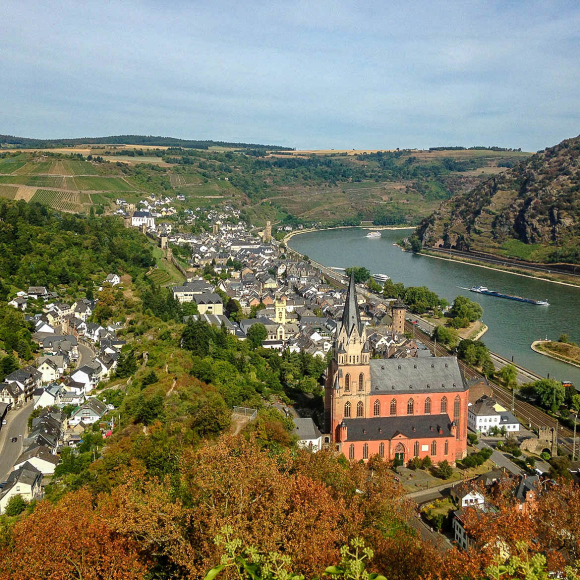
#> input picture lessons/images/oberwesel_2.jpg, 1160 x 1160 px, found by its file name (shown at 1/2 size)
$ jupyter execute --allow-errors 03_Computer_Vision_Basics_2.ipynb
#> lines starting #> are read from the running program, lines starting #| are printed output that depends on the picture; after the words box and inside, x2 and y2 are one past the last pixel; in counts of white or black regions, pixels touching at a corner belong together
<a href="https://colab.research.google.com/github/drhoffma/HarperIDEAShopCVCC/blob/main/lessons/03_Computer_Vision_Basics_2.ipynb" target="_parent"></a>

# Welcome to **Harper College's IDEAShop** curriculum!

**Course Title:** *Computer Vision, Cameras, & Code*

**Quick Links:** [Homepage](https://tinyurl.com/harpercv-home) | [Syllabus](https://tinyurl.com/harpercv-syllabus) | [Blackboard](#) | [Instructor](https://davidrhoffman.net)

***Terms of use:*** *This course is public domain. If you'd like to use content from this course, please request consent by [contacting Harper College MakerSpace](https://www.harpercollege.edu/maker/contact/index.php).*

---

## Load an image

[cell 1]
# code playground

[cell 2]
# imports
import cv2
import imutils
from google.colab.patches import cv2_imshow

# load an image
image = cv2.imread("oberwesel_2.jpg")
#> image is the input picture: shape (1160, 1160, 3); mean B, G, R 101.8, 123.4, 124.7

# resize the image
resized = imutils.resize(image, width=500)
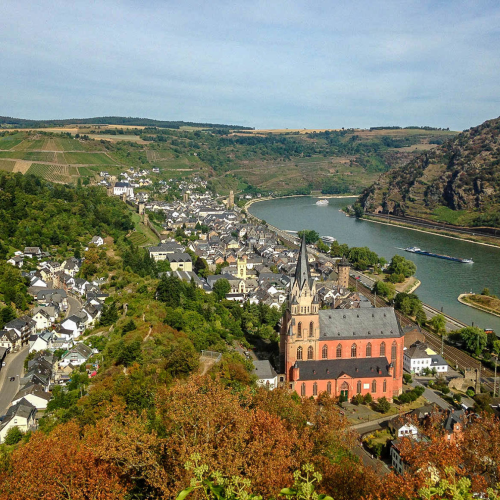
#> resized: shape (500, 500, 3); mean B, G, R 101.8, 123.4, 124.7
print("Image shape: {}".format(str(resized.shape)))
#| Image shape: (500, 500, 3)
cv2_imshow(resized)

## ROI (re-visit)

#> (a cell that did not finish here is left out)

## Drawing

[cell 4]
# code playground

# Use the same image for all of the below steps
drawing = resized.copy()

# draw a green line from the church steeple top to the boat
green = (0, 255, 0)
cv2.line(drawing, (305, 227), (316, 202), green, 2)
#> drawing: shape (500, 500, 3); 0.03% of pixels changed, all inside (x1, y1, x2, y2) = (304, 201, 318, 229)

# draw a purple rectangle around the church
purple = (255, 0, 255)
cv2.rectangle(drawing, (290, 227), (400, 410), purple, 2)

# draw a yellow circle around the boat
yellow = (0, 191, 255)
cv2.circle(drawing, (430, 250), 50, yellow, -1)
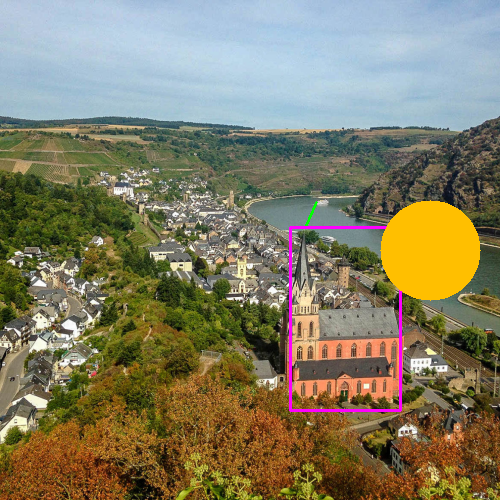
#> drawing: shape (500, 500, 3); mean B, G, R 100.5, 125.7, 130.8
cv2_imshow(drawing)

## Masks

[cell 5]
# code playground

from numpy import zeros, ones
import numpy as np

# create a blank image
shape = resized.shape
#> shape = (500, 500, 3)
print(shape)
#| (500, 500, 3)
shape = list(shape)
#> shape = [500, 500, 3]
mask = zeros(shape)

# display the blank image
#cv2_imshow(blank)

# draw a white solid circle in the middle of the blank image
cv2.circle(mask, (430, 250), 50, (255, 255, 255), -1)
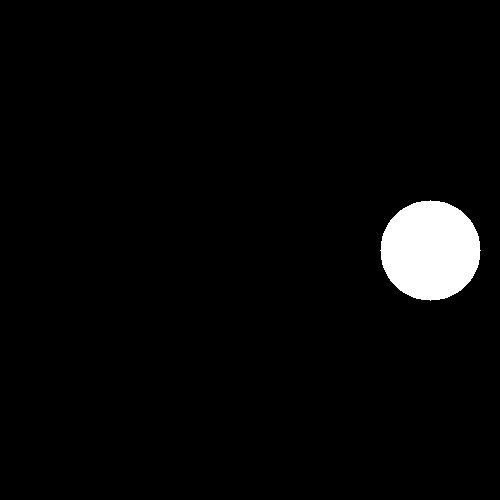
#> mask: shape (500, 500, 3) float64; 3.1% white; 1 white region, box (x1, y1, x2, y2) and area: (380, 200, 481, 301) 7845

# convert to single channel
mask = mask.astype(np.uint8)
mask = cv2.cvtColor(mask, cv2.COLOR_BGR2GRAY)

# display
cv2_imshow(mask)


# mask out the circle
result = cv2.bitwise_and(resized, resized, mask=mask)
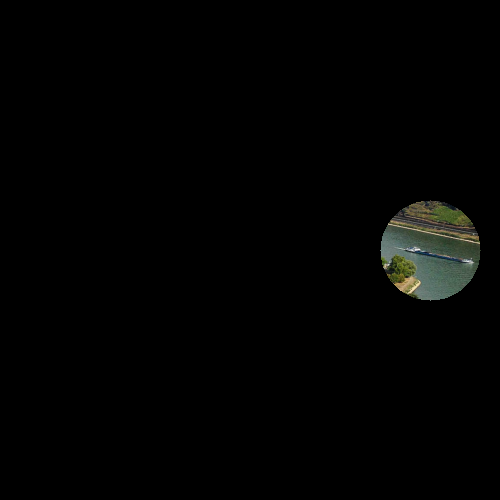
#> result: shape (500, 500, 3); mean B, G, R 2.3, 3, 2.6
cv2_imshow(result)

## Blurring

[cell 6]
# code playground

# Gaussian blur
blurred = cv2.GaussianBlur(resized, (11, 11), 0)
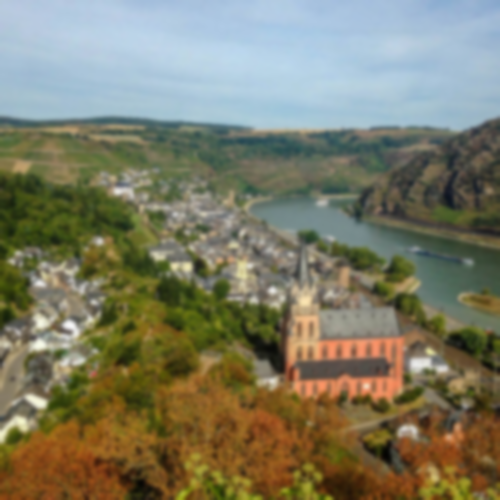
#> blurred: shape (500, 500, 3); mean B, G, R 101.8, 123.4, 124.7
#cv2_imshow(blurred)

# Gaussian blur with decreasing kernel size
# make a for loop that displays a blurred image with progressively smaller kernels
# start with (13, 13) and work down to (5, 5)
kernels = [(13, 13), (11, 11), (9, 9), (7, 7), (5, 5), (3, 3)]

# blurring loop
for k in kernels:
  blurred = cv2.GaussianBlur(resized, k, 0)
  cv2_imshow(blurred)

$ run again, with lessons/images/oberwesel_1.JPG copied over lessons/images/oberwesel_2.jpg
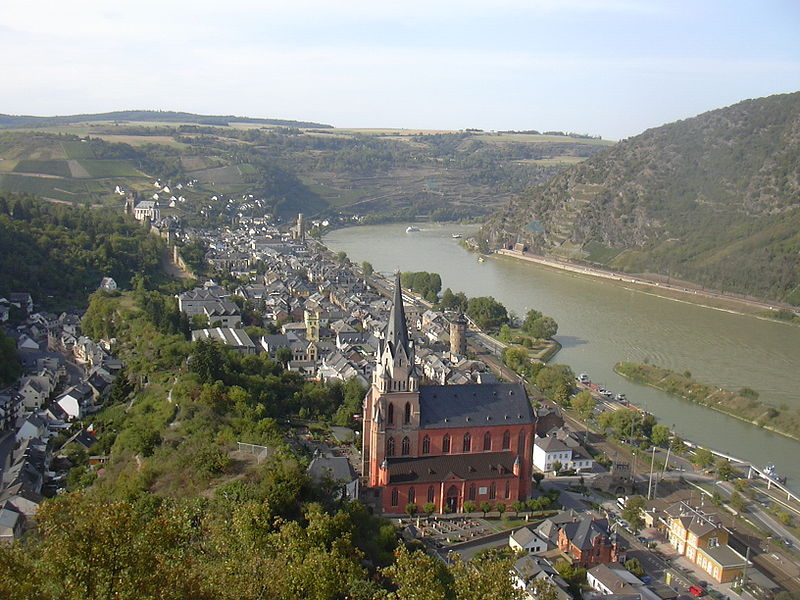
#> input picture lessons/images/oberwesel_1.JPG, 800 x 600 px, found by its file name
#> image is the input picture: shape (600, 800, 3); mean B, G, R 120.9, 130.2, 129.9
#| Image shape: (375, 500, 3)
#| (375, 500, 3)
#> `cv2.circle(mask, (430, 250), 50, (255, 255, 255), -1)`:
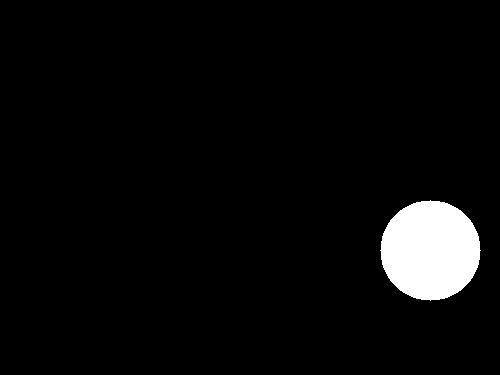
#> mask: shape (375, 500, 3) float64; 4.2% white; 1 white region, box (x1, y1, x2, y2) and area: (380, 200, 481, 301) 7845
#> after the loop `for k in kernels:`:
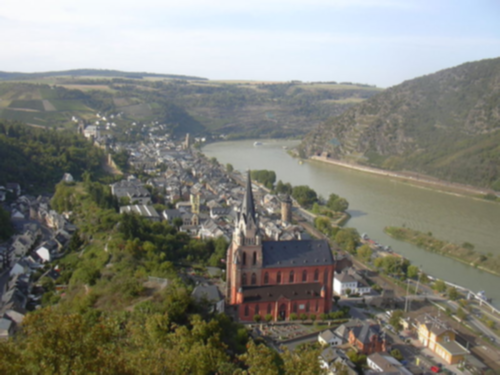
#> blurred: shape (375, 500, 3); mean B, G, R 121, 130.3, 129.9

$ run again, with lessons/images/wine.jpg copied over lessons/images/oberwesel_2.jpg
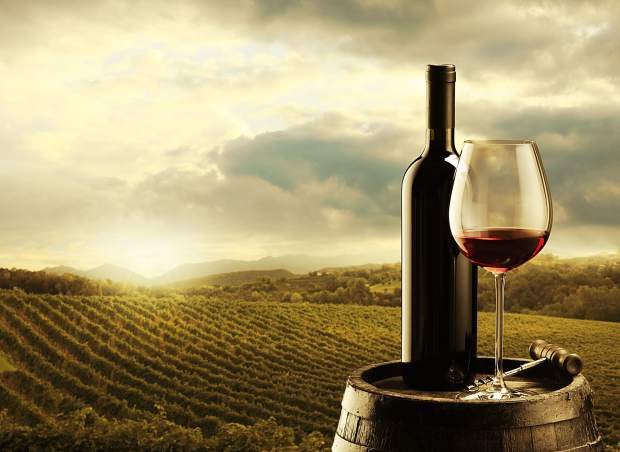
#> input picture lessons/images/wine.jpg, 620 x 452 px, found by its file name
#> image is the input picture: shape (452, 620, 3); mean B, G, R 105.9, 145.7, 160.1
#| Image shape: (364, 500, 3)
#| (364, 500, 3)
#> `cv2.circle(mask, (430, 250), 50, (255, 255, 255), -1)`:
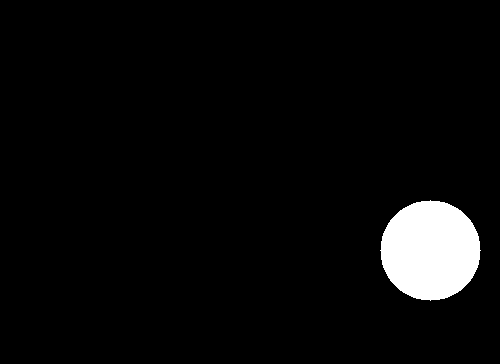
#> mask: shape (364, 500, 3) float64; 4.3% white; 1 white region, box (x1, y1, x2, y2) and area: (380, 200, 481, 301) 7845
#> `blurred = cv2.GaussianBlur(resized, (11, 11), 0)`:
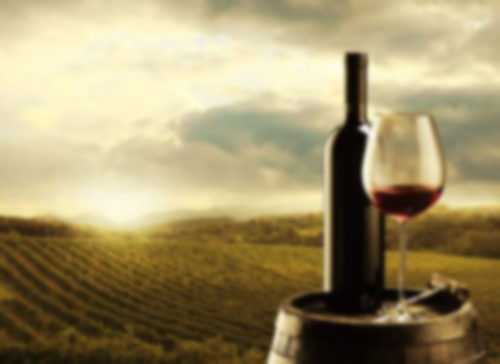
#> blurred: shape (364, 500, 3); mean B, G, R 105.9, 145.7, 160.1
